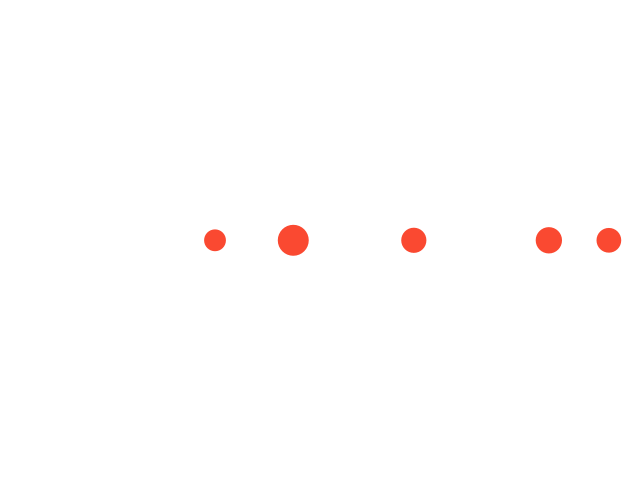
Frame 1 (no input)
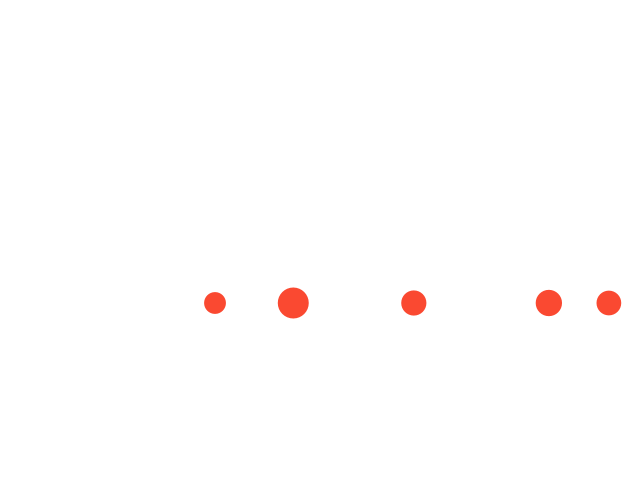
Frame 60 (the mouse pressed at the canvas centre just before this capture)
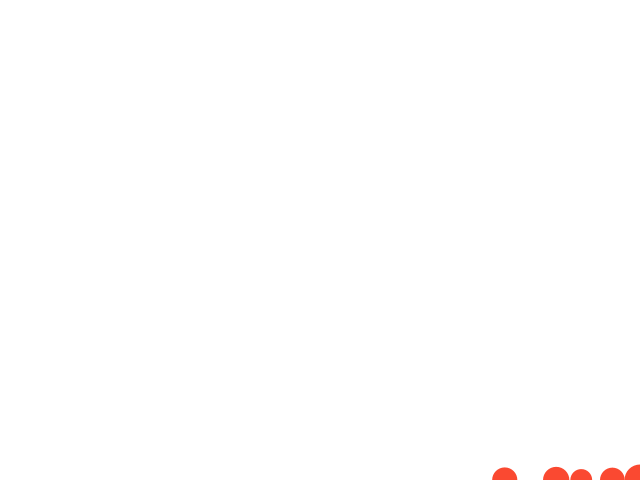
Frame 120 (the mouse held since frame 60 and released just before this capture)

The Processing sketch that drew these frames (run headless with seeded random() and noise(); from frame 60 on, the mouse is pressed at the canvas centre):

// Processing sketch: frictionForce
// ── frictionForce.pde
//Global Variables
Mover[] movers;

void setup() {
        size(640,480);
        pixelDensity(2);
        movers = new Mover[5];
        for (int i = 0; i < movers.length; i++) {
                movers[i] = new Mover();
        }
}

void draw() {
        background(255);

        for (Mover m : movers) {
                PVector gravity = new PVector(0,0.3);
                gravity.mult(m.mass);
                m.applyForce(gravity);

                if (mousePressed) {
                        PVector wind = new PVector(0.3,0.0);
                        m.applyForce(wind);
                }
                m.update();
                m.edges();
                m.display();
        }
}

// ── mover.pde
class Mover {
PVector location, velocity, acceleration;
float mass;

Mover(){
        location = new PVector(random(width),height/2);
        velocity = new PVector(0,0);
        acceleration = new PVector(0,0);
        mass = random(1,2);
}
void update(){
        velocity.add(acceleration);
        location.add(velocity);
        // Clean acceleration each frame
        acceleration.mult(0);
        // velocity.limit(5);
}

void applyForce(PVector force){
        PVector f = PVector.div(force,mass);
        acceleration.add(f);
}

void edges() {

        if (location.x > width) {
                location.x = width;
                velocity.x *= -1;
        } else if (location.x < 0) {
                velocity.x *= -1;
                location.x = 0;
        }

        if (location.y > height) {
                velocity.y *= -1;
                location.y = height;
        } else if (location.y < 0) {
                velocity.y *= -1;
                location.y = 0;
        }

}

void display(){
        noStroke();
        fill(#fa4931);
        ellipse(location.x,location.y,mass*20,mass*20);
}


}
